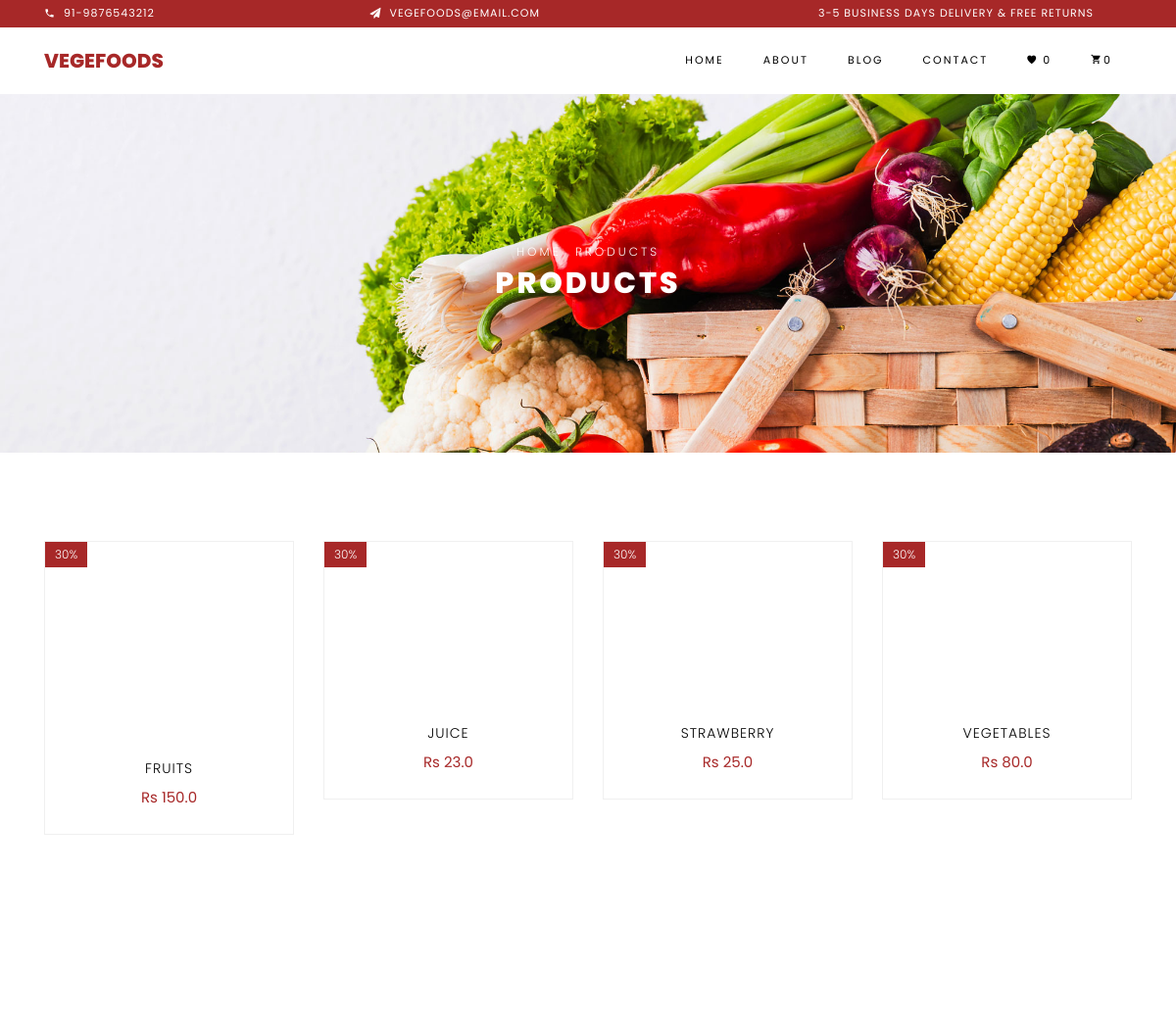
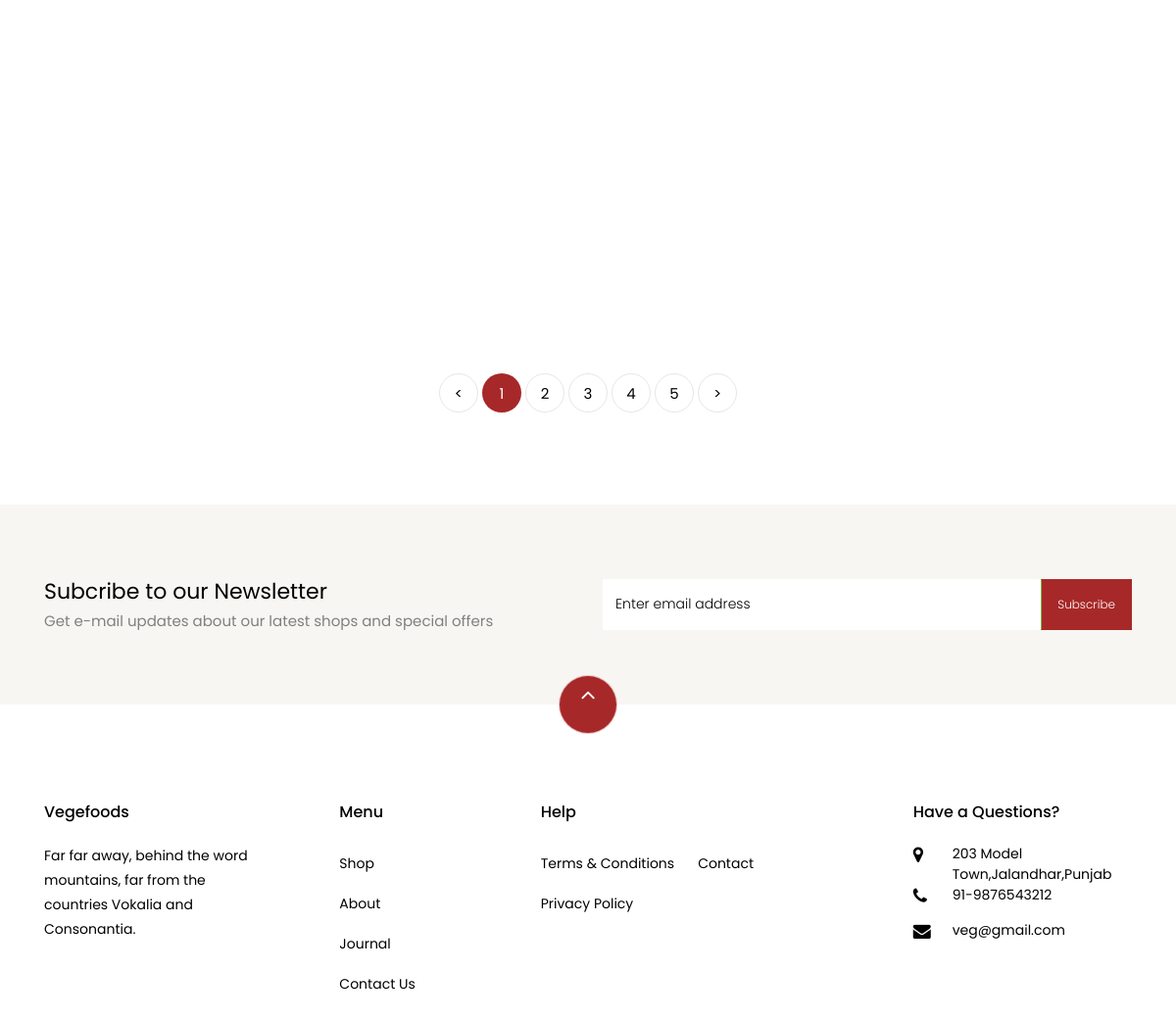
The app's page /shop/ with its own data (2 pictures, top to bottom).
### linkedln/models.py (models this page shows)
class fruits(models.Model):
    name=models.CharField(max_length=20)
    image=models.ImageField(upload_to='')
    price=models.FloatField()

### linkedln/views.py (the view)
# urls.py: path('shop/', shop, name='shop'),
def shop(request):
    d = fruits.objects.all()
    if request.user.is_authenticated:
        itm = CartItem.objects.filter(user=request.user).count()
        itmm = Wishlist.objects.filter(user=request.user).count()
    else:
        itm = 0
        itmm = 0
    return render(request, 'shop.html', {'p': d, 'itm': itm, 'itmm': itmm})

### linkedln/templates/shop.html (shortened to what this page needs)
{% load static %}
<!DOCTYPE html>
<html lang="en">
  <head>
    <link
      rel="stylesheet"
      href="{% static 'css/open-iconic-bootstrap.min.css' %}"
    />
    <link rel="stylesheet" href="{% static 'css/animate.css' %}" />
    <link rel="stylesheet" href="{% static 'css/owl.carousel.min.css' %}" />
    <link
      rel="stylesheet"
      href="{% static 'css/owl.theme.default.min.css' %}"
    />
    <link rel="stylesheet" href="{% static 'css/magnific-popup.css' %}" />
    <link rel="stylesheet" href="{% static 'css/aos.css' %}" />
    <link rel="stylesheet" href="{% static 'css/ionicons.min.css' %}" />
    <link rel="stylesheet" href="{% static 'css/bootstrap-datepicker.css' %}" />
    <link rel="stylesheet" href="{% static 'css/jquery.timepicker.css' %}" />
    <link rel="stylesheet" href="{% static 'css/flaticon.css' %}" />
    <link rel="stylesheet" href="{% static 'css/icomoon.css' %}" />
    <link rel="stylesheet" href="{% static 'css/style.css' %}" />
  </head>
  <body class="goto-here">
    <div class="py-1 bg-primary">
      <div class="container">
        <div
          class="row no-gutters d-flex align-items-start align-items-center px-md-0"
        >
          <div class="col-lg-12 d-block">
            <div class="row d-flex">
              <div class="col-md pr-4 d-flex topper align-items-center">
                <div
                  class="icon mr-2 d-flex justify-content-center align-items-center"
                >
                  <span class="icon-phone2"></span>
                </div>
                <span class="text">91-9876543212</span>
              </div>
              <div class="col-md pr-4 d-flex topper align-items-center">
                <div
                  class="icon mr-2 d-flex justify-content-center align-items-center"
                >
                  <span class="icon-paper-plane"></span>
                </div>
                <span class="text">vegefoods@email.com</span>
              </div>
              <div
                class="col-md-5 pr-4 d-flex topper align-items-center text-lg-right"
              >
                <span class="text"
                  >3-5 Business days delivery &amp; Free Returns</span
                >
              </div>
            </div>
          </div>
        </div>
      </div>
    </div>
    <nav
      class="navbar navbar-expand-lg navbar-dark ftco_navbar bg-dark ftco-navbar-light"
      id="ftco-navbar"
    >
      <div class="container">
        <a class="navbar-brand" href="{% url 'index' %}">Vegefoods</a>
        <div class="collapse navbar-collapse" id="ftco-nav">
          <ul class="navbar-nav ml-auto">
            <li class="nav-item">
              <a href="{% url 'index' %}" class="nav-link">Home</a>
            </li>
            <li class="nav-item">
              <a href="{% url 'about' %}" class="nav-link">About</a>
            </li>
            <li class="nav-item">
              <a href="{% url 'blog' %}" class="nav-link">Blog</a>
            </li>
            <li class="nav-item">
              <a href="{% url 'contact' %}" class="nav-link">Contact</a>
            </li>
            <li class="nav-item cta cta-colored">
              <a href="{% url 'wishlist_view' %}" class="nav-link"
                ><span><i class="ion-ios-heart"></i></span> {{itmm}}</a
              >
            </li>
            <li class="nav-item cta cta-colored">
              <a href="{% url 'cart' %}" class="nav-link"
                ><span class="icon-shopping_cart"></span>{{itm}}</a
              >
            </li>
          </ul>
        </div>
      </div>
    </nav>
    <div
      class="hero-wrap hero-bread"
      style="background-image: url('{% static 'images/bg_1.jpg' %}')"
    >
      <div class="container">
        <div
          class="row no-gutters slider-text align-items-center justify-content-center"
        >
          <div class="col-md-9 ftco-animate text-center">
            <p class="breadcrumbs">
              <span class="mr-2"><a href="{% url 'index' %}">Home</a></span>
              <span>Products</span>
            </p>
            <h1 class="mb-0 bread">Products</h1>
          </div>
        </div>
      </div>
    </div>
    <section class="ftco-section">
      <div class="container">
        <div class="row">
          {% for i in p %}
          <div class="col-md-6 col-lg-3 ftco-animate">
            <div class="product">
              <a href="{% url 'product_detail' i.id %}" class="img-prod"
                >
                <span class="status">30%</span>
              </a>
              <div class="text py-3 pb-4 px-3 text-center">
                <h3>
                  <a href="{% url 'product_detail' i.id %}">{{i.name}}</a>
                </h3>
                <div class="d-flex">
                  <div class="pricing">
                    <p class="price">
                      <span>Rs {{i.price}}</span>
                    </p>
                  </div>
                </div>
              </div>
            </div>
          </div>
          {% endfor %}
        </div>
        <div class="row mt-5">
          <div class="col text-center">
            <div class="block-27">
              <ul>
                <li><a href="#">&lt;</a></li>
                <li class="active"><span>1</span></li>
                <li><a href="#">2</a></li>
                <li><a href="#">3</a></li>
                <li><a href="#">4</a></li>
                <li><a href="#">5</a></li>
                <li><a href="#">&gt;</a></li>
              </ul>
            </div>
          </div>
        </div>
      </div>
    </section>
    <section class="ftco-section ftco-no-pt ftco-no-pb py-5 bg-light">
      <div class="container py-4">
        <div class="row d-flex justify-content-center py-5">
          <div class="col-md-6">
            <h2 style="font-size: 22px" class="mb-0">
              Subcribe to our Newsletter
            </h2>
            <span
              >Get e-mail updates about our latest shops and special
              offers</span
            >
          </div>
          <div class="col-md-6 d-flex align-items-center">
            <form action="#" class="subscribe-form">
              <div class="form-group d-flex">
                <input
                  type="text"
                  class="form-control"
                  placeholder="Enter email address"
                />
                <input type="submit" value="Subscribe" class="submit px-3" />
              </div>
            </form>
          </div>
        </div>
      </div>
    </section>
    <footer class="ftco-footer ftco-section">
      <div class="container">
        <div class="row">
          <div class="mouse">
            <a href="#" class="mouse-icon">
              <div class="mouse-wheel">
                <span class="ion-ios-arrow-up"></span>
              </div>
            </a>
          </div>
        </div>
        <div class="row mb-5">
          <div class="col-md">
            <div class="ftco-footer-widget mb-4">
              <h2 class="ftco-heading-2">Vegefoods</h2>
              <p>
                Far far away, behind the word mountains, far from the countries
                Vokalia and Consonantia.
              </p>
              <ul
                class="ftco-footer-social list-unstyled float-md-left float-lft mt-5"
              >
              </ul>
            </div>
          </div>
          <div class="col-md">
            <div class="ftco-footer-widget mb-4 ml-md-5">
              <h2 class="ftco-heading-2">Menu</h2>
              <ul class="list-unstyled">
                <li><a href="shop" class="py-2 d-block">Shop</a></li>
                <li><a href="about" class="py-2 d-block">About</a></li>
                <li><a href="#" class="py-2 d-block">Journal</a></li>
                <li><a href="contacts" class="py-2 d-block">Contact Us</a></li>
              </ul>
            </div>
          </div>
          <div class="col-md-4">
            <div class="ftco-footer-widget mb-4">
              <h2 class="ftco-heading-2">Help</h2>
              <div class="d-flex">
                <ul class="list-unstyled mr-l-5 pr-l-3 mr-4">
                  <li>
                    <a href="#" class="py-2 d-block">Terms &amp; Conditions</a>
                  </li>
                  <li><a href="#" class="py-2 d-block">Privacy Policy</a></li>
                </ul>
                <ul class="list-unstyled">
                  <li><a href="contacts" class="py-2 d-block">Contact</a></li>
                </ul>
              </div>
            </div>
          </div>
          <div class="col-md">
            <div class="ftco-footer-widget mb-4">
              <h2 class="ftco-heading-2">Have a Questions?</h2>
              <div class="block-23 mb-3">
                <ul>
                  <li>
                    <span class="icon icon-map-marker"></span
                    ><span class="text">203 Model Town,Jalandhar,Punjab</span>
                  </li>
                  <li>
                    <a href="#"
                      ><span class="icon icon-phone"></span
                      ><span class="text">91-9876543212</span></a
                    >
                  </li>
                  <li>
                    <a href="#"
                      ><span class="icon icon-envelope"></span
                      ><span class="text">veg@gmail.com</span></a
                    >
                  </li>
                </ul>
              </div>
            </div>
          </div>
        </div>
      </div>
    </footer>
  </body>
</html>

### linkedln/static/css/icomoon.css (style rules this page uses)
[class^="icon-"], [class*=" icon-"] { font-family: 'icomoon' !important; speak: none; font-style: normal; font-weight: normal; font-variant: normal; text-transform: none; line-height: 1; -webkit-font-smoothing: antialiased; -moz-osx-font-smoothing: grayscale; }
.icon-map-marker:before { content: "\f041"; }
.icon-phone:before { content: "\f095"; }
.icon-envelope:before { content: "\f0e0"; }
.icon-paper-plane:before { content: "\f1d8"; }
.icon-phone2:before { content: "\e0cd"; }
.icon-shopping_cart:before { content: "\e8cc"; }

### records on screen
fruits: name "FRUITS", price "150.0"
fruits: name "JUICE", price "23.0"
fruits: name "STRAWBERRY", price "25.0"
fruits: name "VEGETABLES", price "80.0"

### other values on screen
{{ itmm }} "0"
{{ itm }} "0"
